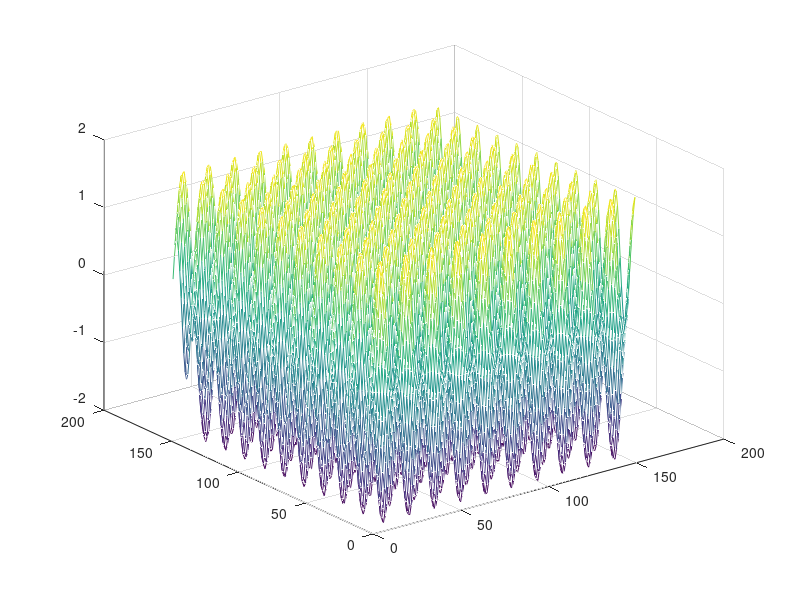
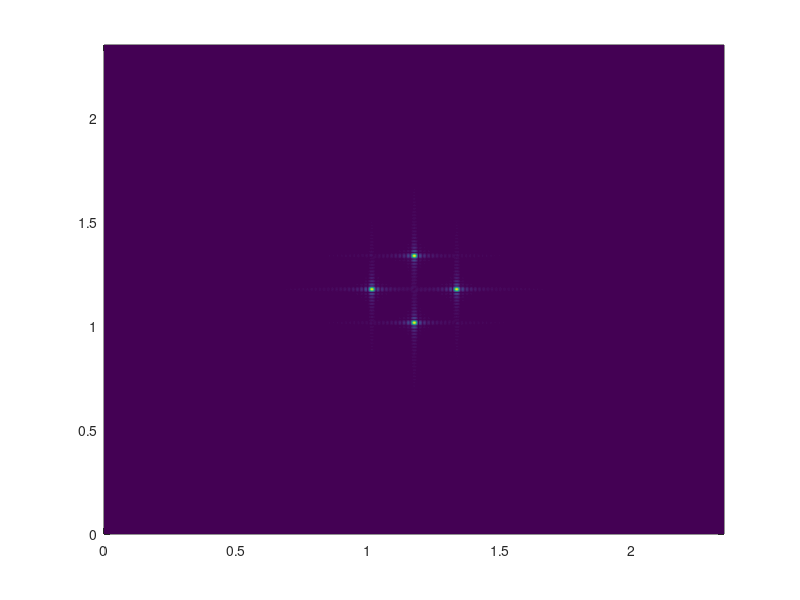
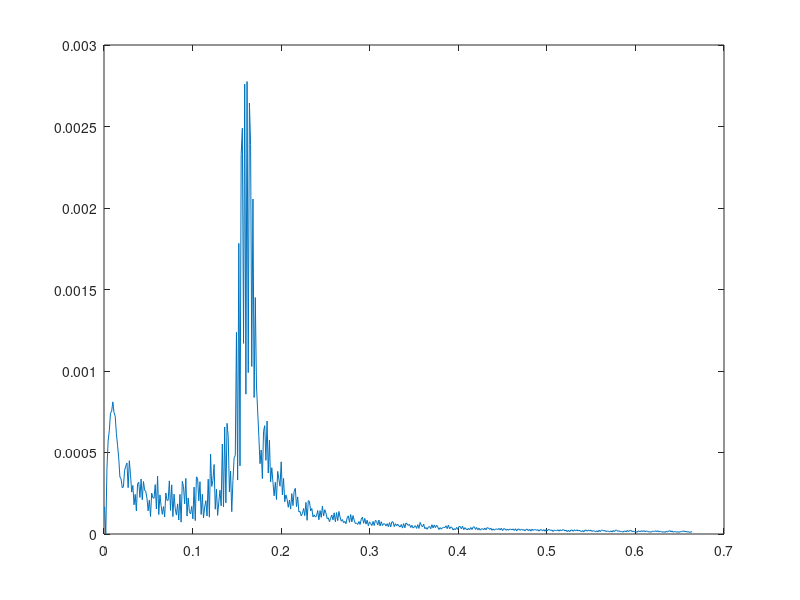

MATLAB code to generate these figures, in order: (Note: this script raises an error after producing the figures.)
% FT_Calib_yuanbo(n)
% Calibrate the 2D k vector of the Fourier Transform function fft2() in
% matlab

function FT_CalibK

% create an artificial image 
kx_art = 0.8; ky_art = 0.8;
nx_art = 150; ny_art = 150;
Lx_art = 80; Ly_art = 80;
x = linspace(0,Lx_art,nx_art);
y = linspace(0,Ly_art,ny_art);

[X,Y] = meshgrid(x,y);
zs2 = sin(X.*kx_art)+cos(Y.*ky_art);
mesh(zs2)

% [x1, y1, zs1] = scala_read(fdidv,1);
% zs = zs1(70:139,70:139);
% x = x1(1:70);
% y = y1(1:70);
zs1 = zs2 - mean2(zs2);
% pcolor(x, y, zs);
% shading interp
% colormap pink
% colorbar

% pad zeros around the dI/dV map (a trick to make better ft)
np = 2;
[nx1, ny1] = size(zs1);
zs = zeros(nx1*(2*np+1), ny1*(2*np+1));
zs((np*nx1+1):((np+1)*nx1),(np*ny1+1):((np+1)*ny1)) = zs1;


% do the ft
[nx, ny] = size(zs); % size of signal
dx = max(x)/nx1;  % sampling length x
dy = max(y)/ny1;  % sampling length y
fx = 1/dx;       % sampling frequency x
fy = 1/dy;       % sampling frequency y

NFFT_x = 2^nextpow2(nx);
NFFT_y = 2^nextpow2(ny);

fft_zs = abs(fftshift(fft2(zs, NFFT_x, NFFT_y)))/(nx*ny) ; % fft of zs
kx = fx*sqrt(pi/2)*linspace(0,1,NFFT_x);
ky = fy*sqrt(pi/2)*linspace(0,1,NFFT_y);

%plot the 2D amplitude spectrum
figure
pcolor(kx, ky, fft_zs(1:NFFT_x, 1:NFFT_y));
shading interp
hold off

% do the radio average (copied from function RadAveFT_yuanbo()
[nftx, nfty] = size(fft_zs);

% Setup the k axis
kn = 500;
kx_Max = max(kx); ky_Max = max(ky);
k_Max = sqrt(kx_Max^2 + ky_Max^2)/(2*np+1);
k_Step = k_Max/kn;
FT_P = zeros(kn,3);
for j=1:kn,
    FT_P(j,1) = k_Step*(j-0.5);
end

% Find total values of FT for each of the k
% kind of like making a histogram s
center_kx = (kx(nftx) + kx(1))/2;
center_ky = (ky(nfty) + ky(1))/2;
for i=1:nftx,
    for j=1:nfty,
        k = sqrt((kx(i)-center_kx)^2 + (ky(j)-center_ky)^2);
        ind = int32(k/k_Step);
        if ind <= kn
            if ind == 0
                FT_P(1,2) = FT_P(1,2) + fft_zs(i,j);
                FT_P(1,3) = FT_P(1,3) + 1;
            else
                FT_P(ind,2) = FT_P(ind,2) + fft_zs(i,j);
                FT_P(ind,3) = FT_P(ind,3) + 1;
            end
        end
    end
end

% Take the average of each 'bin' to get FT value
for j=1:kn,
    if FT_P(j,3) > 0
        FT_P(j,2) = FT_P(j,2)/FT_P(j,3);
    end
end

% % Output the matrxi as figure and data file
figure
plot(FT_P(:,1), FT_P(:,2));

FT_Out = FT_P(:,1:2);
save newfile.dat FT_Out -ASCII